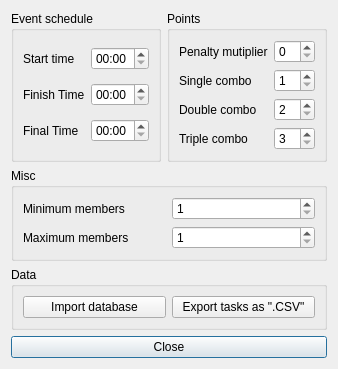
<?xml version="1.0" encoding="UTF-8"?>
<ui version="4.0">
 <class>Gui_Settings</class>
 <widget class="QDialog" name="Gui_Settings">
  <property name="geometry">
   <rect>
    <x>0</x>
    <y>0</y>
    <width>338</width>
    <height>331</height>
   </rect>
  </property>
  <property name="windowTitle">
   <string>Settings</string>
  </property>
  <property name="windowIcon">
   <iconset resource="resources.qrc">
    <normaloff>:/icons/settings_48</normaloff>:/icons/settings_48</iconset>
  </property>
  <layout class="QGridLayout" name="gridLayout">
   <item row="0" column="0">
    <widget class="QGroupBox" name="groupTime">
     <property name="title">
      <string>Event schedule</string>
     </property>
     <layout class="QGridLayout" name="timeLayout">
      <item row="0" column="0">
       <widget class="QLabel" name="startTimeLabel">
        <property name="text">
         <string>Start time</string>
        </property>
       </widget>
      </item>
      <item row="0" column="1">
       <widget class="QTimeEdit" name="startTime">
        <property name="toolTip">
         <string>Start time of the event</string>
        </property>
        <property name="currentSection">
         <enum>QDateTimeEdit::HourSection</enum>
        </property>
        <property name="displayFormat">
         <string>HH:mm</string>
        </property>
       </widget>
      </item>
      <item row="1" column="0">
       <widget class="QLabel" name="finishTimeLabel">
        <property name="text">
         <string>Finish Time</string>
        </property>
       </widget>
      </item>
      <item row="1" column="1">
       <widget class="QTimeEdit" name="finishTime">
        <property name="toolTip">
         <string>Time from which penalty is being calculated</string>
        </property>
        <property name="currentSection">
         <enum>QDateTimeEdit::HourSection</enum>
        </property>
        <property name="displayFormat">
         <string>HH:mm</string>
        </property>
       </widget>
      </item>
      <item row="2" column="0">
       <widget class="QLabel" name="finalTimeLabel">
        <property name="text">
         <string>Final Time</string>
        </property>
       </widget>
      </item>
      <item row="2" column="1">
       <widget class="QTimeEdit" name="finalTime">
        <property name="toolTip">
         <string>Team is disqualified after this time</string>
        </property>
        <property name="currentSection">
         <enum>QDateTimeEdit::HourSection</enum>
        </property>
        <property name="displayFormat">
         <string>HH:mm</string>
        </property>
       </widget>
      </item>
     </layout>
    </widget>
   </item>
   <item row="0" column="1">
    <widget class="QGroupBox" name="groupPoints">
     <property name="title">
      <string>Points</string>
     </property>
     <layout class="QGridLayout" name="pointsLayout">
      <item row="0" column="0">
       <widget class="QLabel" name="penaltyLabel">
        <property name="text">
         <string>Penalty mutiplier</string>
        </property>
       </widget>
      </item>
      <item row="0" column="1">
       <widget class="QSpinBox" name="penalty">
        <property name="toolTip">
         <string>Penalty points for every minute past finish time</string>
        </property>
       </widget>
      </item>
      <item row="5" column="0">
       <widget class="QLabel" name="tComboLabel">
        <property name="text">
         <string>Triple combo</string>
        </property>
       </widget>
      </item>
      <item row="1" column="0">
       <widget class="QLabel" name="sComboLabel">
        <property name="text">
         <string>Single combo</string>
        </property>
       </widget>
      </item>
      <item row="1" column="1">
       <widget class="QSpinBox" name="sCombo">
        <property name="toolTip">
         <string>Points for two tasks in one picture</string>
        </property>
        <property name="minimum">
         <number>1</number>
        </property>
       </widget>
      </item>
      <item row="3" column="0">
       <widget class="QLabel" name="dComboLabel">
        <property name="text">
         <string>Double combo</string>
        </property>
       </widget>
      </item>
      <item row="3" column="1">
       <widget class="QSpinBox" name="dCombo">
        <property name="toolTip">
         <string>Points for three tasks in one picture</string>
        </property>
        <property name="minimum">
         <number>2</number>
        </property>
       </widget>
      </item>
      <item row="5" column="1">
       <widget class="QSpinBox" name="tCombo">
        <property name="toolTip">
         <string>Points for four or more tasks in one picture</string>
        </property>
        <property name="minimum">
         <number>3</number>
        </property>
       </widget>
      </item>
     </layout>
    </widget>
   </item>
   <item row="1" column="0" colspan="2">
    <widget class="QGroupBox" name="groupMisc">
     <property name="title">
      <string>Misc</string>
     </property>
     <layout class="QGridLayout" name="miscLayout">
      <item row="0" column="0">
       <widget class="QLabel" name="minLabel">
        <property name="text">
         <string>Minimum members</string>
        </property>
       </widget>
      </item>
      <item row="0" column="1">
       <widget class="QSpinBox" name="min">
        <property name="toolTip">
         <string>Minimum members in a team</string>
        </property>
        <property name="minimum">
         <number>1</number>
        </property>
       </widget>
      </item>
      <item row="1" column="0">
       <widget class="QLabel" name="maxLabel">
        <property name="text">
         <string>Maximum members</string>
        </property>
       </widget>
      </item>
      <item row="1" column="1">
       <widget class="QSpinBox" name="max">
        <property name="toolTip">
         <string>Maximum members in a team</string>
        </property>
        <property name="minimum">
         <number>1</number>
        </property>
       </widget>
      </item>
     </layout>
    </widget>
   </item>
   <item row="2" column="0" colspan="2">
    <widget class="QGroupBox" name="groupBox">
     <property name="title">
      <string>Data</string>
     </property>
     <layout class="QHBoxLayout" name="horizontalLayout">
      <item>
       <widget class="QPushButton" name="buttonImport">
        <property name="toolTip">
         <string>Import log database from a different machine (beta)</string>
        </property>
        <property name="text">
         <string>Import database</string>
        </property>
        <property name="icon">
         <iconset resource="resources.qrc">
          <normaloff>:/icons/import_16</normaloff>:/icons/import_16</iconset>
        </property>
       </widget>
      </item>
      <item>
       <widget class="QPushButton" name="buttonExportCSV">
        <property name="toolTip">
         <string>Export task list in CSV format</string>
        </property>
        <property name="text">
         <string>Export tasks as &quot;.CSV&quot;</string>
        </property>
        <property name="icon">
         <iconset resource="resources.qrc">
          <normaloff>:/icons/export_16</normaloff>:/icons/export_16</iconset>
        </property>
       </widget>
      </item>
     </layout>
     <zorder>buttonExportCSV</zorder>
     <zorder>buttonExportCSV</zorder>
     <zorder>buttonImport</zorder>
    </widget>
   </item>
   <item row="3" column="0" colspan="2">
    <widget class="QPushButton" name="closeButton">
     <property name="toolTip">
      <string>Close settings dialog</string>
     </property>
     <property name="text">
      <string>Close</string>
     </property>
     <property name="icon">
      <iconset resource="resources.qrc">
       <normaloff>:/icons/close_16</normaloff>:/icons/close_16</iconset>
     </property>
     <property name="default">
      <bool>true</bool>
     </property>
    </widget>
   </item>
  </layout>
 </widget>
 <resources>
  <include location="resources.qrc"/>
 </resources>
 <connections>
  <connection>
   <sender>closeButton</sender>
   <signal>clicked()</signal>
   <receiver>Gui_Settings</receiver>
   <slot>close()</slot>
   <hints>
    <hint type="sourcelabel">
     <x>120</x>
     <y>301</y>
    </hint>
    <hint type="destinationlabel">
     <x>119</x>
     <y>159</y>
    </hint>
   </hints>
  </connection>
 </connections>
</ui>
